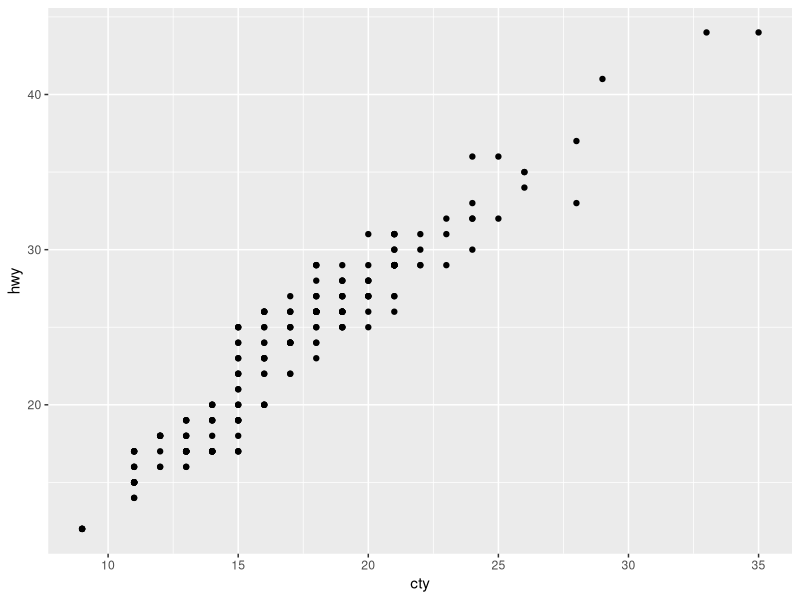
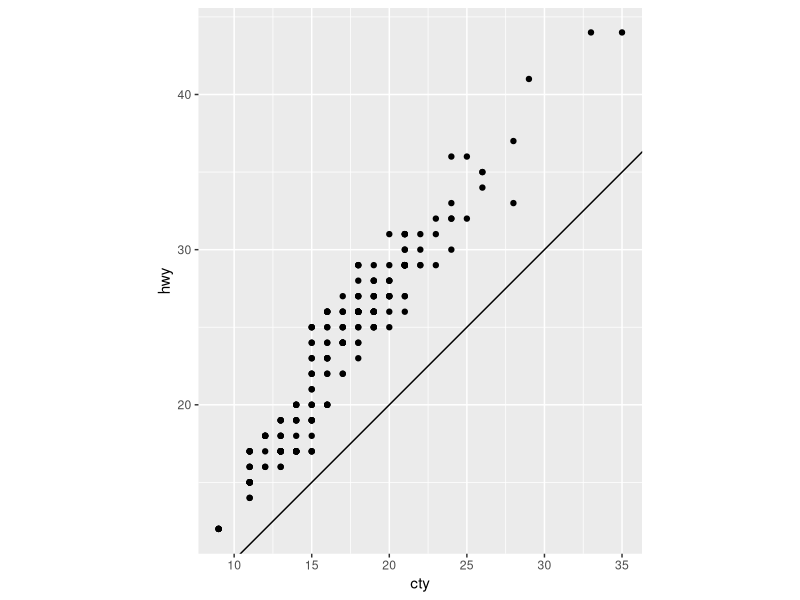

The R script that drew these images, in order:
## ---- chunk 1
knitr::opts_chunk$set(echo = TRUE)
## ---- chunk 2
library(tidyverse)
library()
## ---- chunk 3
ggplot(data = mpg, mapping = aes(x = cty, y = hwy)) + 
  geom_point()
## ---- chunk 4

## ---- chunk 5

## ---- chunk 6

## ---- chunk 7

## ---- chunk 8

## ---- chunk 9
ggplot(data = mpg, mapping = aes(x = cty, y = hwy)) +
  geom_point() + 
  geom_abline() +
  coord_fixed()
## ---- chunk 10

## ---- chunk 11

## ---- chunk 12

## ---- chunk 13

## ---- chunk 14
vars <- c("year", "month", "day", "dep_delay", "arr_delay")
